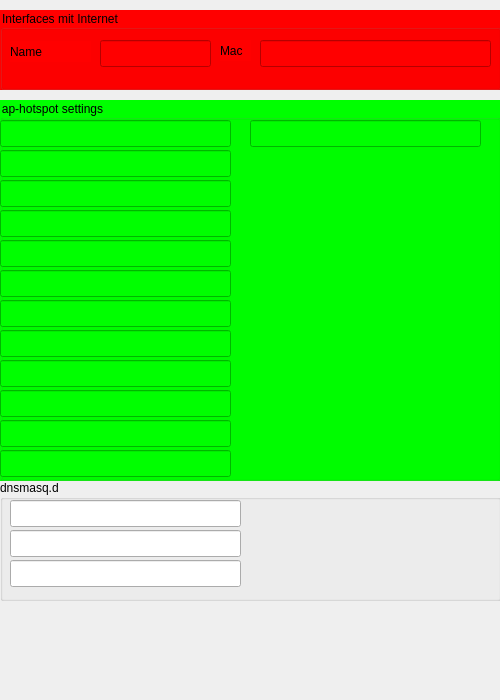
<?xml version="1.0" encoding="UTF-8"?>
<ui version="4.0">
 <class>MainWindow</class>
 <widget class="QMainWindow" name="MainWindow">
  <property name="geometry">
   <rect>
    <x>0</x>
    <y>0</y>
    <width>500</width>
    <height>700</height>
   </rect>
  </property>
  <property name="windowTitle">
   <string>MainWindow</string>
  </property>
  <widget class="QWidget" name="centralWidget">
   <widget class="QGroupBox" name="groupBox">
    <property name="geometry">
     <rect>
      <x>0</x>
      <y>10</y>
      <width>501</width>
      <height>80</height>
     </rect>
    </property>
    <property name="styleSheet">
     <string notr="true">background-color: rgb(255, 0, 0);</string>
    </property>
    <property name="title">
     <string>Interfaces mit Internet</string>
    </property>
    <widget class="QLineEdit" name="INTERFACE_NET">
     <property name="geometry">
      <rect>
       <x>100</x>
       <y>30</y>
       <width>111</width>
       <height>27</height>
      </rect>
     </property>
    </widget>
    <widget class="QLineEdit" name="INTERFACE_NET_mac">
     <property name="geometry">
      <rect>
       <x>260</x>
       <y>30</y>
       <width>231</width>
       <height>27</height>
      </rect>
     </property>
     <property name="inputMask">
      <string/>
     </property>
    </widget>
    <widget class="QLabel" name="label">
     <property name="geometry">
      <rect>
       <x>10</x>
       <y>31</y>
       <width>81</width>
       <height>21</height>
      </rect>
     </property>
     <property name="text">
      <string>Name</string>
     </property>
    </widget>
    <widget class="QLabel" name="label_2">
     <property name="geometry">
      <rect>
       <x>220</x>
       <y>30</y>
       <width>31</width>
       <height>21</height>
      </rect>
     </property>
     <property name="text">
      <string>Mac</string>
     </property>
    </widget>
   </widget>
   <widget class="QGroupBox" name="groupBox_2">
    <property name="geometry">
     <rect>
      <x>0</x>
      <y>100</y>
      <width>501</width>
      <height>381</height>
     </rect>
    </property>
    <property name="styleSheet">
     <string notr="true">background-color: rgb(0, 255, 0);</string>
    </property>
    <property name="title">
     <string>ap-hotspot settings</string>
    </property>
    <widget class="QLineEdit" name="INTERFACE">
     <property name="geometry">
      <rect>
       <x>0</x>
       <y>20</y>
       <width>231</width>
       <height>27</height>
      </rect>
     </property>
    </widget>
    <widget class="QLineEdit" name="INTERFACE_mac">
     <property name="geometry">
      <rect>
       <x>250</x>
       <y>20</y>
       <width>231</width>
       <height>27</height>
      </rect>
     </property>
     <property name="inputMask">
      <string/>
     </property>
    </widget>
    <widget class="QLineEdit" name="driver">
     <property name="geometry">
      <rect>
       <x>0</x>
       <y>50</y>
       <width>231</width>
       <height>27</height>
      </rect>
     </property>
    </widget>
    <widget class="QLineEdit" name="ssid">
     <property name="geometry">
      <rect>
       <x>0</x>
       <y>80</y>
       <width>231</width>
       <height>27</height>
      </rect>
     </property>
    </widget>
    <widget class="QLineEdit" name="hw_mode">
     <property name="geometry">
      <rect>
       <x>0</x>
       <y>110</y>
       <width>231</width>
       <height>27</height>
      </rect>
     </property>
    </widget>
    <widget class="QLineEdit" name="channel">
     <property name="geometry">
      <rect>
       <x>0</x>
       <y>140</y>
       <width>231</width>
       <height>27</height>
      </rect>
     </property>
    </widget>
    <widget class="QLineEdit" name="macaddr_acl">
     <property name="geometry">
      <rect>
       <x>0</x>
       <y>170</y>
       <width>231</width>
       <height>27</height>
      </rect>
     </property>
     <property name="echoMode">
      <enum>QLineEdit::Normal</enum>
     </property>
    </widget>
    <widget class="QLineEdit" name="auth_algs">
     <property name="geometry">
      <rect>
       <x>0</x>
       <y>200</y>
       <width>231</width>
       <height>27</height>
      </rect>
     </property>
     <property name="echoMode">
      <enum>QLineEdit::Normal</enum>
     </property>
    </widget>
    <widget class="QLineEdit" name="ignore_broadcast_ssid">
     <property name="geometry">
      <rect>
       <x>0</x>
       <y>230</y>
       <width>231</width>
       <height>27</height>
      </rect>
     </property>
     <property name="echoMode">
      <enum>QLineEdit::Normal</enum>
     </property>
    </widget>
    <widget class="QLineEdit" name="wpa">
     <property name="geometry">
      <rect>
       <x>0</x>
       <y>260</y>
       <width>231</width>
       <height>27</height>
      </rect>
     </property>
     <property name="echoMode">
      <enum>QLineEdit::Normal</enum>
     </property>
    </widget>
    <widget class="QLineEdit" name="wpa_passphrase">
     <property name="geometry">
      <rect>
       <x>0</x>
       <y>320</y>
       <width>231</width>
       <height>27</height>
      </rect>
     </property>
     <property name="echoMode">
      <enum>QLineEdit::Normal</enum>
     </property>
    </widget>
    <widget class="QLineEdit" name="wpa_key_mgmt">
     <property name="geometry">
      <rect>
       <x>0</x>
       <y>290</y>
       <width>231</width>
       <height>27</height>
      </rect>
     </property>
     <property name="echoMode">
      <enum>QLineEdit::Normal</enum>
     </property>
    </widget>
    <widget class="QLineEdit" name="wpa_pairwise">
     <property name="geometry">
      <rect>
       <x>0</x>
       <y>350</y>
       <width>231</width>
       <height>27</height>
      </rect>
     </property>
     <property name="echoMode">
      <enum>QLineEdit::Normal</enum>
     </property>
    </widget>
   </widget>
   <widget class="QGroupBox" name="groupBox_3">
    <property name="geometry">
     <rect>
      <x>0</x>
      <y>480</y>
      <width>501</width>
      <height>121</height>
     </rect>
    </property>
    <property name="title">
     <string>dnsmasq.d</string>
    </property>
    <widget class="QLineEdit" name="rsn_pairwise">
     <property name="geometry">
      <rect>
       <x>10</x>
       <y>20</y>
       <width>231</width>
       <height>27</height>
      </rect>
     </property>
     <property name="echoMode">
      <enum>QLineEdit::Normal</enum>
     </property>
    </widget>
    <widget class="QLineEdit" name="bind_interfaces">
     <property name="geometry">
      <rect>
       <x>10</x>
       <y>50</y>
       <width>231</width>
       <height>27</height>
      </rect>
     </property>
     <property name="echoMode">
      <enum>QLineEdit::Normal</enum>
     </property>
    </widget>
    <widget class="QLineEdit" name="dhcp_range">
     <property name="geometry">
      <rect>
       <x>10</x>
       <y>80</y>
       <width>231</width>
       <height>27</height>
      </rect>
     </property>
     <property name="echoMode">
      <enum>QLineEdit::Normal</enum>
     </property>
    </widget>
   </widget>
  </widget>
 </widget>
 <layoutdefault spacing="6" margin="11"/>
 <resources/>
 <connections/>
</ui>
